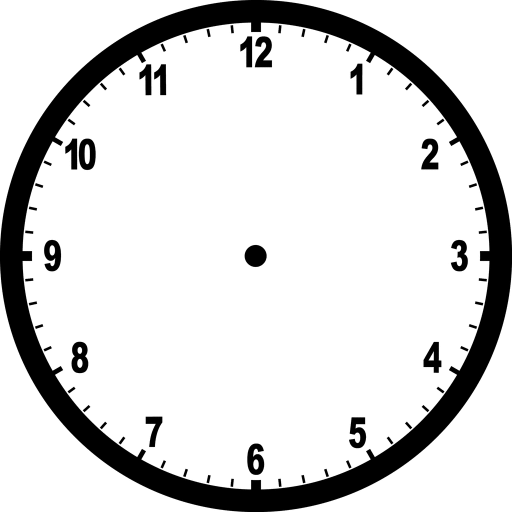
#> input picture images/clock.png, 1024 x 1024 px (shown at 1/2 size)
$ python exercicio03.py
#> lines starting #> are read from the running program, lines starting #| are printed output that depends on the picture; after the words box and inside, x2 and y2 are one past the last pixel; in counts of white or black regions, pixels touching at a corner belong together
import cv2 as cv
import numpy as np
from datetime import datetime

image = cv.imread('../images/clock.png')
#> image is the input picture: shape (1024, 1024, 3); min 0, max 255, mean 214.9
height, width, bpp = np.shape(image)
#> height = 1024; width = 1024; bpp = 3

hours = {"12" :(512,52),"01":(714,115),"02":(908,282),"03":(972,512),"04":(909,742),"05":(742,908),\
"06":(512,970),"07":(291,910),"08":(115,741),'09':(52,512),"10":(115,281),"11":(281,115)}

minutes = {"01":(559,57),"02":(606,66),"03":(652,77),"04":(697,95),"05":(742,113),"06":(780,143),\
"07":(817,172),"08":(851,206),"09":(880,243),"10":(907,283),"11":(929,326),"12":(946,370),"13":(957,417),\
"14":(967,464),"15":(969,511),"16":(966,559),"17":(957,606),"18":(946,652),"19":(929,697),"20":(907,740),\
"21":(880,780),"22":(852,817),"23":(818,852),"24":(779,880),"25":(741,908),"26":(699,927),"27":(652,944),\
"28":(607,958),"29":(560,964),"30":(510,969),"31":(464,965),"32":(417,956),"33":(372,945),"34":(327,929),\
"35":(282,908),"36":(242,880),"37":(206,851),"38":(172,818),"39":(141,779),"40":(115,740),"41":(97,697),\
"42":(78,653),"43":(65,606),"44":(58,560),"45":(54,510),"46":(58,465),"47":(66,417),"48":(78,371),\
"49":(93,325),"50":(116,282),"51":(142,242),"52":(172,206),"53":(206,171),"54":(243,142),"55":(282,114),\
"56":(327,95),"57":(371,78),"58":(416,65),"59":(464,59),"00":(511,52),}

red = (0,0,255)
green = (0,255,0)
black = (0,0,0)
centro = (512,512)


while True:

    image = cv.imread('../images/clock.png')
    dateNow = datetime.now()
    hour = dateNow.strftime('%I')
    minute = dateNow.strftime('%M')
    second = dateNow.strftime('%S')

    cv.line(image, hours[hour],centro, black, 15)
    cv.line(image, minutes[second],centro, red, 3)
    cv.line(image, minutes[minute],centro, black, 7)
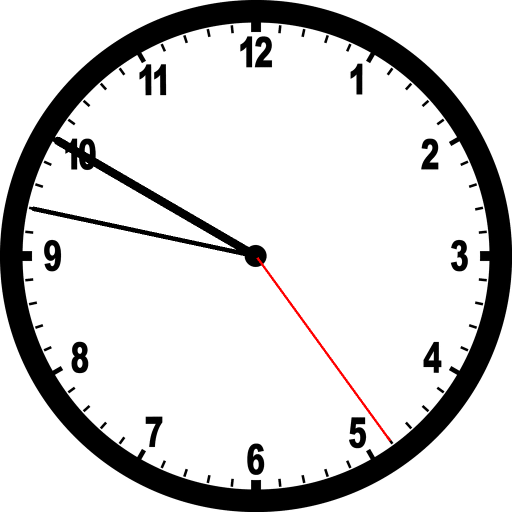
#> image: shape (1024, 1024, 3) (shown at 1/2 size); mean B, G, R 211.9, 211.9, 212.4

    image = cv.resize(image, (height//2, width//2), interpolation=cv.INTER_CUBIC)
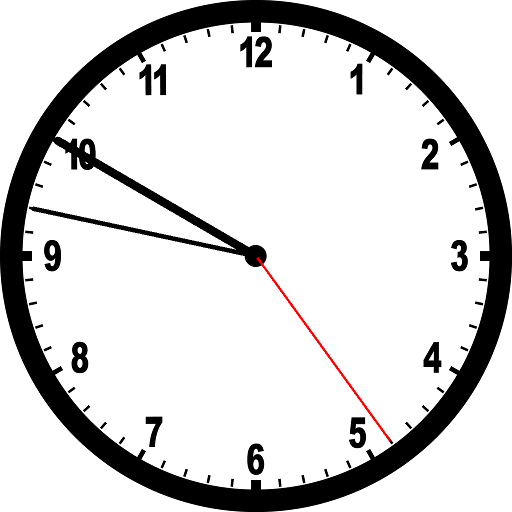
#> image: shape (512, 512, 3); mean B, G, R 211.9, 211.9, 212.4
    cv.imshow("brain", image)
    key = cv.waitKey(30)
#> (key Esc is pressed here)

    if key == 27:
        cv.waitKey(0)
        cv.destroyAllWindows()
        break
